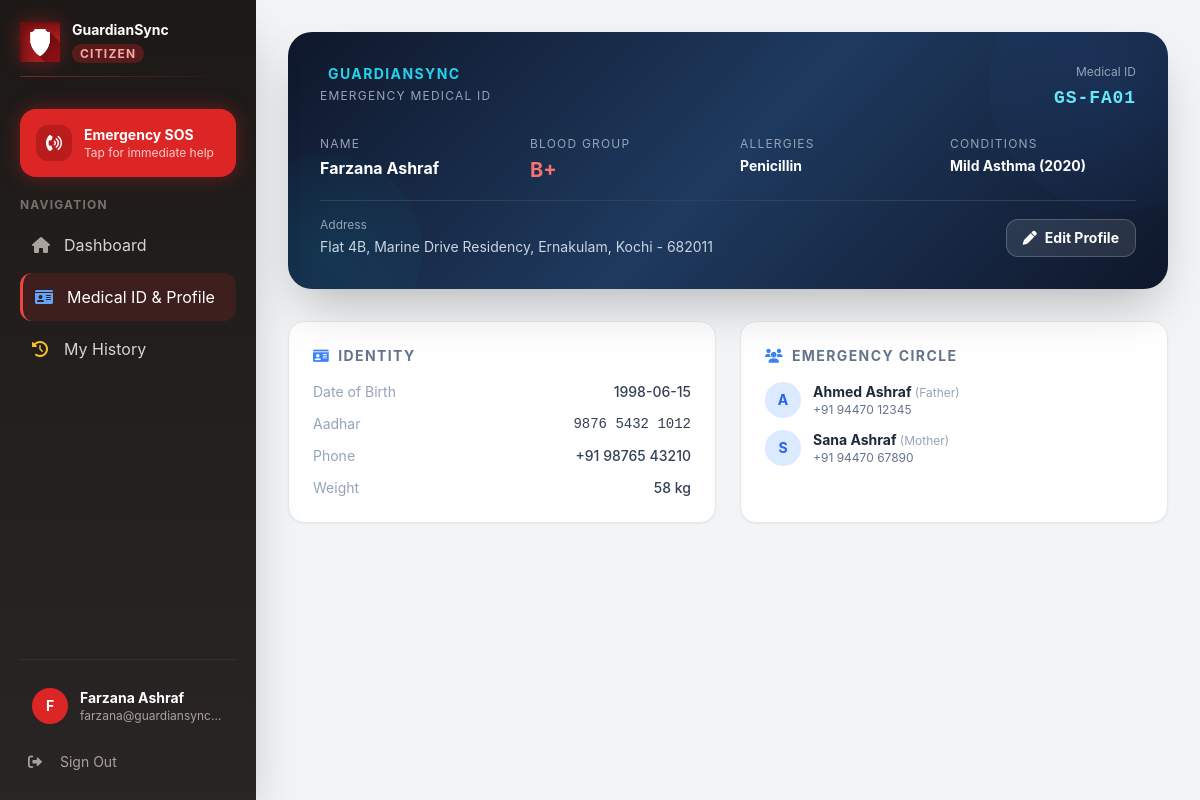
Page /user/profile (signed in) on the committed database.
### tables this page shows
CREATE TABLE users (
        id TEXT PRIMARY KEY,
        name TEXT NOT NULL,
        email TEXT UNIQUE NOT NULL,
        phone TEXT,
        password_hash TEXT NOT NULL,
        role TEXT DEFAULT "user",
        unit_id TEXT,
        created_at DATETIME DEFAULT CURRENT_TIMESTAMP);

CREATE TABLE user_profiles (
        user_id TEXT PRIMARY KEY,
        medical_id TEXT UNIQUE,
        full_name TEXT,
        dob TEXT,
        aadhar_number TEXT,
        address TEXT,
        blood_type TEXT,
        weight TEXT,
        allergies TEXT,
        conditions TEXT,
        phone TEXT,
        updated_at DATETIME DEFAULT CURRENT_TIMESTAMP);

CREATE TABLE emergency_contacts (
        id INTEGER PRIMARY KEY AUTOINCREMENT,
        user_id TEXT,
        name TEXT,
        relation TEXT,
        phone TEXT);

### main.py (the view)
@app.get("/user/profile")
async def user_profile(request: Request):
    user = get_session_user(request, "citizen")
    if not user: return RedirectResponse(url="/auth/login")
    conn = get_db()
    profile = conn.execute("SELECT * FROM user_profiles WHERE user_id = ?", (user["id"],)).fetchone()
    contacts = conn.execute("SELECT * FROM emergency_contacts WHERE user_id = ?", (user["id"],)).fetchall()
    conn.close()
    return templates.TemplateResponse("user/profile.html", {
        "request": request, "user": user, "user_id": user["id"],
        "profile": dict(profile) if profile else None,
        "contacts": [dict(c) for c in contacts],
        "success": request.query_params.get("success"),
        "error": request.query_params.get("error"),
    })

### templates/user/profile.html (shortened to what this page needs)
{% extends "user/layout.html" %}
{% block content %}
<div class="max-w-4xl">
  <div id="card-view">
    <div class="relative rounded-3xl overflow-hidden shadow-2xl mb-8"
      style="background: linear-gradient(135deg, #0f172a 0%, #1e3a5f 50%, #0f172a 100%); min-height: 200px;">
      <div class="absolute top-0 right-0 w-64 h-64 rounded-full opacity-10" style="background: radial-gradient(circle, #3b82f6, transparent); transform: translate(30%, -30%);"></div>
      <div class="absolute bottom-0 left-0 w-48 h-48 rounded-full opacity-10" style="background: radial-gradient(circle, #06b6d4, transparent); transform: translate(-30%, 30%);"></div>
      <div class="relative p-8 text-white">
        <div class="flex justify-between items-start mb-6">
          <div>
            <div class="flex items-center gap-2 mb-1">
              <span class="text-cyan-400 font-bold tracking-widest text-sm uppercase">GuardianSync</span>
            </div>
            <p class="text-xs text-slate-400 uppercase tracking-widest">Emergency Medical ID</p>
          </div>
          {% if profile and profile.medical_id %}
          <div class="text-right">
            <p class="text-xs text-slate-400 mb-1">Medical ID</p>
            <p class="font-mono font-bold text-cyan-300 text-lg tracking-wider">{{ profile.medical_id }}</p>
          </div>
          {% else %}
          <span class="bg-amber-400 text-amber-900 text-xs font-bold px-3 py-1 rounded-full">No ID yet</span>
          {% endif %}
        </div>
        <div class="grid grid-cols-2 md:grid-cols-4 gap-6">
          <div>
            <p class="text-xs text-slate-400 uppercase tracking-widest mb-1">Name</p>
            <p class="font-bold text-white">{{ profile.full_name if profile and profile.full_name else '—' }}</p>
          </div>
          <div>
            <p class="text-xs text-slate-400 uppercase tracking-widest mb-1">Blood Group</p>
            <p class="font-bold text-red-400 text-xl">{{ profile.blood_type if profile and profile.blood_type else '—' }}</p>
          </div>
          <div>
            <p class="text-xs text-slate-400 uppercase tracking-widest mb-1">Allergies</p>
            <p class="font-bold text-white text-sm">{{ profile.allergies if profile and profile.allergies else 'None' }}</p>
          </div>
          <div>
            <p class="text-xs text-slate-400 uppercase tracking-widest mb-1">Conditions</p>
            <p class="font-bold text-white text-sm">{{ profile.conditions if profile and profile.conditions else 'None' }}</p>
          </div>
        </div>
        <div class="mt-4 pt-4 border-t border-slate-700 flex justify-between items-end">
          <div>
            <p class="text-xs text-slate-400 mb-1">Address</p>
            <p class="text-sm text-slate-300">{{ profile.address if profile and profile.address else '—' }}</p>
          </div>
          <button onclick="switchToEdit()"
            class="flex items-center gap-2 bg-white/10 hover:bg-white/20 transition border border-white/20 text-white text-sm font-bold px-4 py-2 rounded-xl backdrop-blur-sm">
            <i class="fa-solid fa-pen"></i> Edit Profile
          </button>
        </div>
      </div>
    </div>
    <div class="grid grid-cols-1 md:grid-cols-2 gap-6 mb-6">
      <div class="bg-white border border-slate-200 rounded-2xl p-6 shadow-sm">
        <h3 class="text-sm font-bold text-slate-500 uppercase tracking-widest mb-4 flex items-center gap-2">
          <i class="fa-solid fa-id-card text-blue-500"></i> Identity
        </h3>
        <div class="space-y-3">
          <div class="flex justify-between">
            <span class="text-sm text-slate-400">Date of Birth</span>
            <span class="text-sm font-medium text-slate-700">{{ profile.dob if profile and profile.dob else '—' }}</span>
          </div>
          <div class="flex justify-between">
            <span class="text-sm text-slate-400">Aadhar</span>
            <span class="text-sm font-mono text-slate-700">{{ profile.aadhar_number if profile and profile.aadhar_number else '—' }}</span>
          </div>
          <div class="flex justify-between">
            <span class="text-sm text-slate-400">Phone</span>
            <span class="text-sm font-medium text-slate-700">{{ profile.phone if profile and profile.phone else '—' }}</span>
          </div>
          <div class="flex justify-between">
            <span class="text-sm text-slate-400">Weight</span>
            <span class="text-sm font-medium text-slate-700">{{ profile.weight + ' kg' if profile and profile.weight else '—' }}</span>
          </div>
        </div>
      </div>
      <div class="bg-white border border-slate-200 rounded-2xl p-6 shadow-sm">
        <h3 class="text-sm font-bold text-slate-500 uppercase tracking-widest mb-4 flex items-center gap-2">
          <i class="fa-solid fa-users text-blue-500"></i> Emergency Circle
        </h3>
        {% if contacts %}
          <div class="space-y-3">
            {% for c in contacts %}
            <div class="flex items-center gap-3">
              <div class="w-9 h-9 bg-blue-100 text-blue-600 rounded-full flex items-center justify-center font-bold text-sm flex-shrink-0">
                {{ c.name[0] | upper }}
              </div>
              <div class="flex-1">
                <p class="text-sm font-bold text-slate-800">{{ c.name }} <span class="text-slate-400 font-normal text-xs">({{ c.relation }})</span></p>
                <p class="text-xs text-slate-500">{{ c.phone }}</p>
              </div>
            </div>
            {% endfor %}
          </div>
        {% else %}
          <p class="text-sm text-slate-400 italic">No emergency contacts added yet.</p>
        {% endif %}
      </div>
    </div>
  </div>
</div>
{% endblock %}

### templates/user/layout.html (shortened to what this page needs)
<!DOCTYPE html>
<html lang="en">
<head>
  <script src="https://cdn.tailwindcss.com"></script>
  <link rel="stylesheet" href="https://cdnjs.cloudflare.com/ajax/libs/font-awesome/6.0.0/css/all.min.css">
</head>
<body class="bg-gray-100 flex min-h-screen">
  <div id="sidebar" class="w-64 user-sidebar min-h-screen fixed top-0 text-white p-5 shadow-2xl flex flex-col z-40
    fixed lg:sticky inset-y-0 left-0 transform -translate-x-full lg:translate-x-0 transition-transform duration-200">
    <div class="mb-8">
      <div class="flex items-center justify-between mb-3">
        <div class="flex items-center gap-3">
          <div class="w-10 h-10 bg-red-600  flex items-center justify-center sos-glow">
            <img src="/static/icon.jpeg" alt="GuardianSync Icon" class="ai-style-change-2">
          </div>
          <div>
            <p class="text-white font-bold text-sm">GuardianSync</p>
            <span class="text-xs px-2 py-0.5 rounded-full bg-red-900/60 text-red-300 font-bold uppercase tracking-widest">Citizen</span>
          </div>
        </div>
      </div>
      <div class="h-px bg-gradient-to-r from-red-500 to-transparent opacity-40"></div>
    </div>
    <a href="/user/sos" id="sos-nav-btn" class="flex items-center gap-3 p-4 rounded-2xl bg-red-600 hover:bg-red-700 transition mb-5 sos-glow group" data-path="/user/sos">
      <div class="w-9 h-9 bg-red-700 rounded-xl flex items-center justify-center group-hover:bg-red-800">
        <i class="fa-solid fa-phone-volume text-white animate-pulse"></i>
      </div>
      <div>
        <p class="font-bold text-white text-sm">Emergency SOS</p>
        <p class="text-red-200 text-xs">Tap for immediate help</p>
      </div>
    </a>
    <nav class="space-y-1 flex-1">
      <p class="text-stone-500 text-xs font-bold mb-2 uppercase tracking-widest">Navigation</p>
      <a href="/" class="nav-link flex items-center p-3 rounded-xl hover:bg-stone-700/50 transition text-stone-300 hover:text-white" data-path="/">
        <i class="fa-solid fa-house mr-3 w-5 text-stone-400"></i> Dashboard
      </a>
      <a href="/user/profile" class="nav-link flex items-center p-3 rounded-xl hover:bg-stone-700/50 transition text-stone-300 hover:text-white" data-path="/user/profile">
        <i class="fa-solid fa-id-card mr-3 w-5 text-blue-400"></i> Medical ID & Profile
      </a>
      <a href="/user/history" class="nav-link flex items-center p-3 rounded-xl hover:bg-stone-700/50 transition text-stone-300 hover:text-white" data-path="/user/history">
        <i class="fa-solid fa-clock-rotate-left mr-3 w-5 text-amber-400"></i> My History
      </a>
    </nav>
    <div class="pt-4 border-t border-stone-700/50 space-y-2">
      {% if user %}
      <div class="flex items-center gap-3 p-3 bg-stone-800/50 rounded-xl">
        <div class="w-9 h-9 bg-red-600 rounded-full flex items-center justify-center font-bold text-sm flex-shrink-0">
          {{ user.name[0] | upper }}
        </div>
        <div class="flex-1 min-w-0">
          <p class="text-white text-sm font-bold truncate">{{ user.name }}</p>
          <p class="text-stone-400 text-xs truncate">{{ user.email }}</p>
        </div>
      </div>
      <a href="/auth/logout/citizen" class="flex items-center p-2 rounded-lg hover:bg-red-900/30 text-stone-400 hover:text-red-400 transition text-sm">
        <i class="fa-solid fa-right-from-bracket mr-3 w-5"></i> Sign Out
      </a>
      {% endif %}
    </div>
  </div>
  <div class="flex-1 flex flex-col min-h-screen">
    <div class="flex-1 p-5 lg:p-8">
      {% block content %}{% endblock %}
    </div>
  </div>
</body>
</html>

### templates/user/layout.html (style rules this page uses)
body { font-family: 'Inter', system-ui, -apple-system, sans-serif; }
.user-sidebar { background: linear-gradient(180deg, #1c1917 0%, #292524 100%); }
.user-nav-active { background: rgba(220,38,38,0.15); border-left: 3px solid #ef4444; color: white; }
.sos-glow { box-shadow: 0 0 20px rgba(220,38,38,0.4); }

### rows in the picture
users: name "F", name "Farzana Ashraf", email "farzana@guardiansync.in"
user_profiles: medical_id "GS-FA01", full_name "Farzana Ashraf", blood_type "B+", allergies "Penicillin", conditions "Mild Asthma (2020)", address "Flat 4B, Marine Drive Residency, Ernakulam, Kochi - 682011", dob "1998-06-15", aadhar_number "9876 5432 1012", phone "+91 98765 43210", weight "58 kg"
emergency_contacts: name "A", name "Ahmed Ashraf", relation "Father", phone "+91 94470 12345"
emergency_contacts: name "S", name "Sana Ashraf", relation "Mother", phone "+91 94470 67890"
